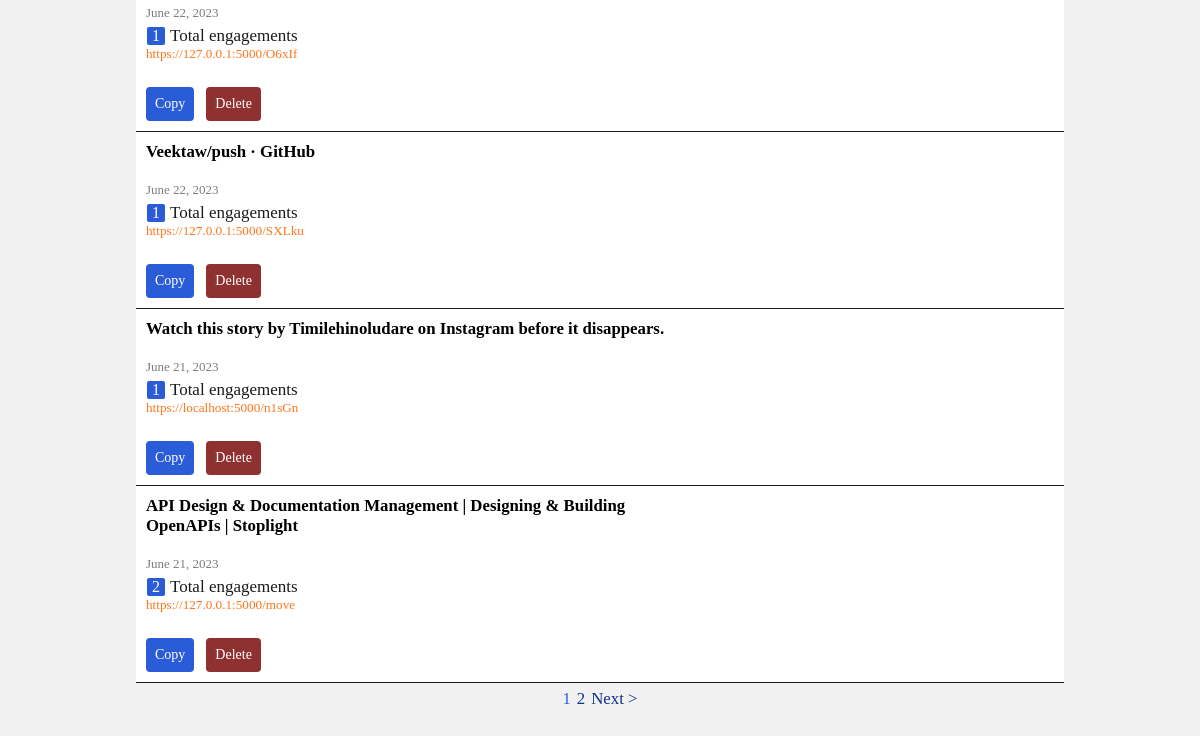
Before: /home (signed in, lower part) with the older database file.
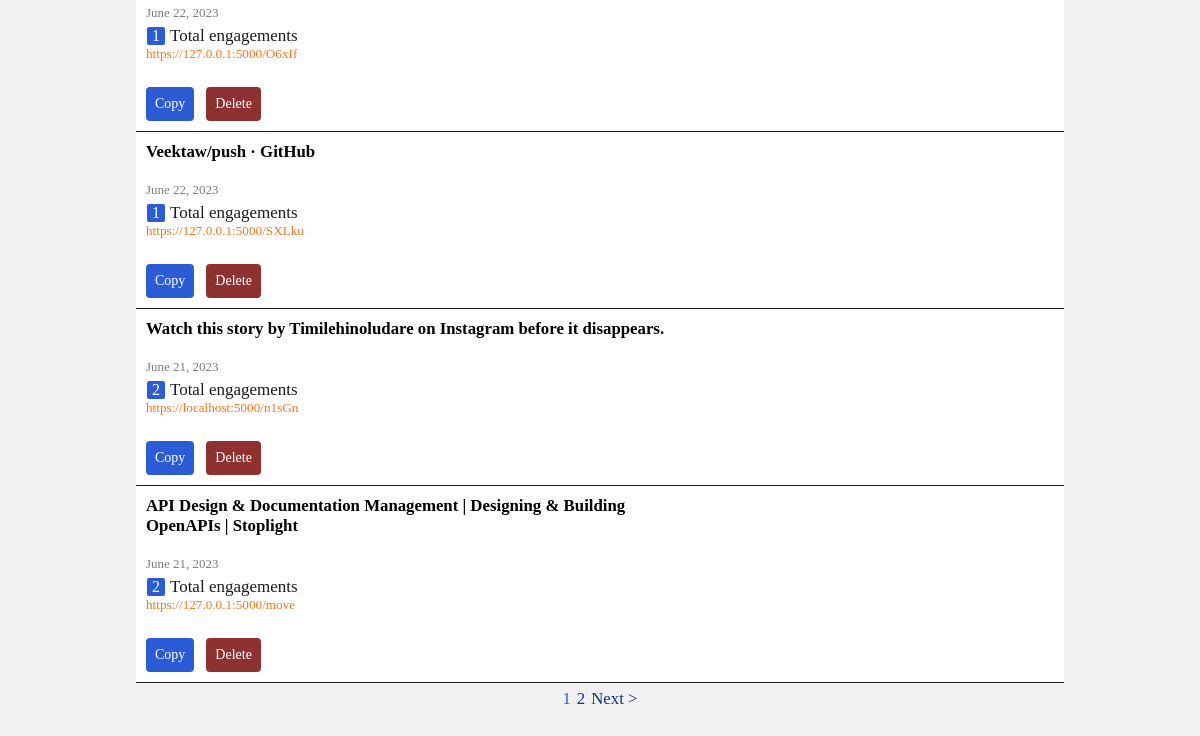
After: the same page with the newer database file.
### models.py (models this page shows, shortened)
class Url(db.Model):
    __tablename__  = 'urls'
    id = db.Column(db.Integer(), primary_key=True)
    url = db.Column(db.String(512))
    short_url = db.Column(db.String(5), unique=True)
    custom_url = db.Column(db.String(50), unique=False)
    qr_code_url = db.Column(db.String(300), nullable=True, unique=False)
    url_title = db.Column(db.String(900), nullable=True, unique=False)
    clicks = db.Column(db.Integer(), default=0)
    date_created = db.Column(db.DateTime(), default=datetime.now)
    user_id = db.Column(db.String(), db.ForeignKey('users.id'))

### views.py (the view)
@snipe.route('/home')
@login_required
def home():
    page = request.args.get('page', 1, type=int)
    per_page = 5
    urls = Url.query.filter_by(user_id=current_user.email).order_by(desc(Url.date_created)).paginate(page=page, per_page=per_page)
    context = {
        'urls': urls,
        'new_url': request.args.get('new_url'),
        'custom_url_created': request.args.get('custom_url_created'),
    }
    return render_template('home.html', **context)

### auth.py (called while the page is built)
@login_manager.user_loader
def user_loader(id):
    return User.query.get(int(id))

### templates/home.html (shortened to what this page needs)
{% extends 'base.html' %}
{% block body %}
<section class="hero" style="padding: 30px 20px;">
  {% if current_user.is_authenticated %}
    {% if urls %}
      {% for url in urls.items %}
        {% if url.user_id == current_user.email %}
          <div class="card">
            <a href="/view/{{ url.id }}" style="color: black; text-decoration: none;">
              <h1 class="card-text" style="color: black; text-decoration: none; font-size: 70%; word-wrap:break-word;">{{ url.url_title }}</h1>
            </a>
            <h5 class="date_created">{{ url.date_created.strftime('%B %d, %Y') }}</h5>
            <h5 class="card-title" style="font-weight: lighter;">
              <div class="engagements">
                <p class="engagement-clicks" id="engagement-{{ url.id }}" style="font-weight: lighter;">{{ url.clicks }}</p>
              </div>
              Total engagements
            </h5>
            {% if url.custom_url %}
                <a href="{{ url.url }}" class="url-link" id="url_click{{ url.id }}" style="color: #ff7518; font-size: 55%; margin-top: 5px; font-weight: lighter;">
                  <p class="short-url-history" id="copy-target-{{ url.id }}" style="font-weight: lighter;">{{ url.custom_url }}</p>
                </a>
            {% else %}
                <a href="{{ url.url }}" class="url-link" id="url_click{{ url.id }}" style="color: #ff7518; font-size: 55%; margin-top: 5px; font-weight: lighter;">
                  <p class="short-url-history" id="copy-target-{{ url.id }}" style="font-weight: lighter;">{{ url.short_url }}</p>
                </a>
            {% endif %}
        <button type="button" class="copy-btn5" data-clipboard-target="#copy-target-{{ url.id }}">Copy</button>
            <a href="/delete/{{ url.id }}"><button id="delete-btn" class="delete-btn2">Delete</button></a>
          </div>
        {% endif %}
      {% endfor %}
      <div class="pagination-container">
        <div class="pagination-numbers">
          {% for num in urls.iter_pages() %}
            {% if num %}
              {% if num == urls.page %}
                <div class="page-num1 current-page">
                  <span class="pagination-link">{{ num }}</span>
                </div>
              {% else %}
                <div class="page-num1">
                  <a href="{{ url_for('snipe.index', page=num) }}" class="pagination-link">{{ num }}</a>
                </div>
              {% endif %}
            {% endif %}
          {% endfor %}
        </div>
        {% if urls.has_next %}
          <div class="page-num1">
            <a href="{{ url_for('snipe.index', page=urls.next_num) }}" class="pagination-link">Next &gt;</a>
          </div>
        {% endif %}
      </div>
    {% endif %}
  {% else %}
    <center>
      <h1>Please log in to see your URLs</h1>
    </center>
  {% endif %}
</section>
{% endblock %}

Changed rows visible on the page:
changed Url "Watch this story by Timilehinoludare on Instagram before it disappears.": clicks "1" → "2"
